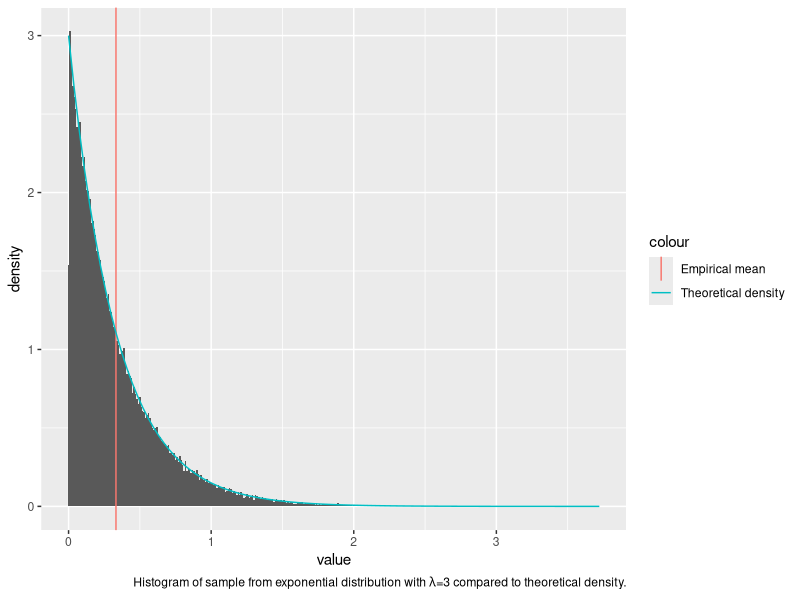
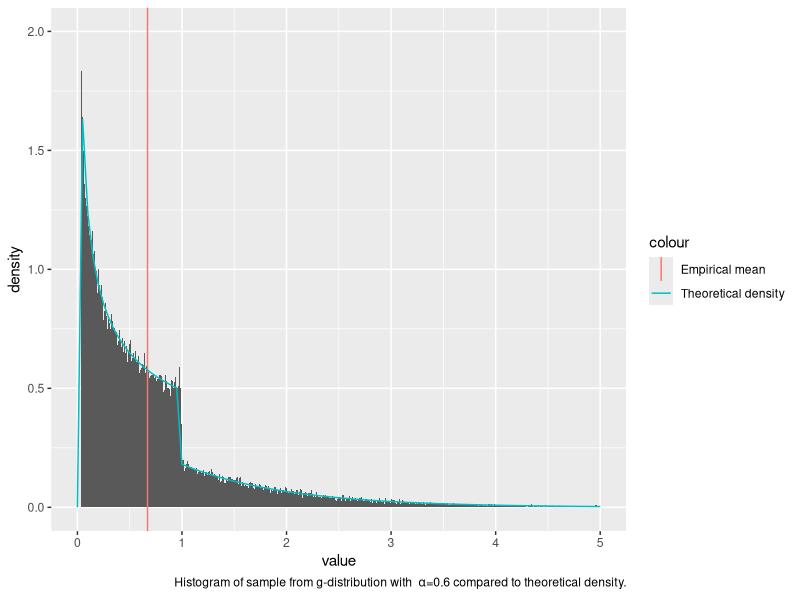
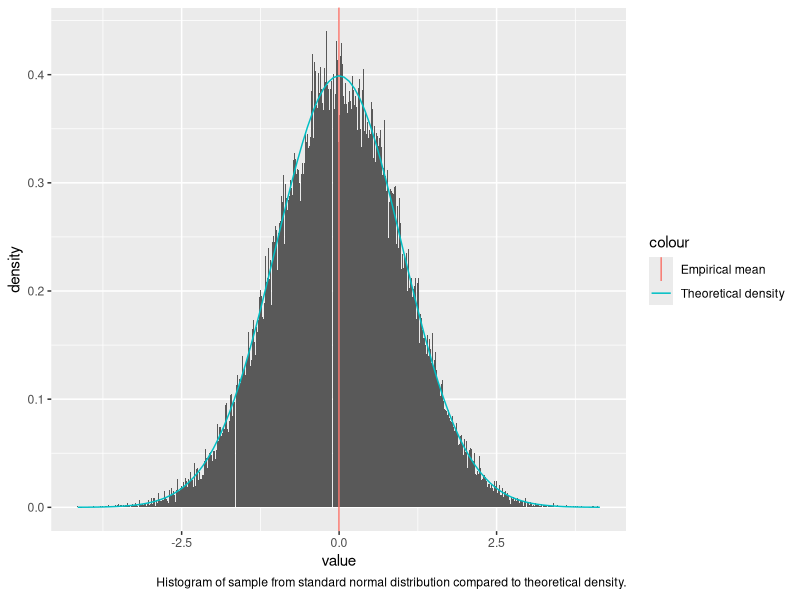
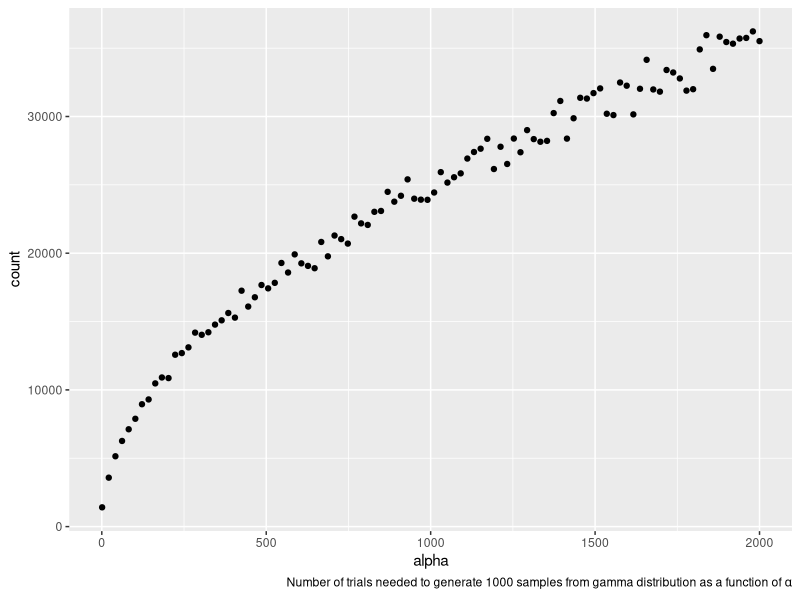
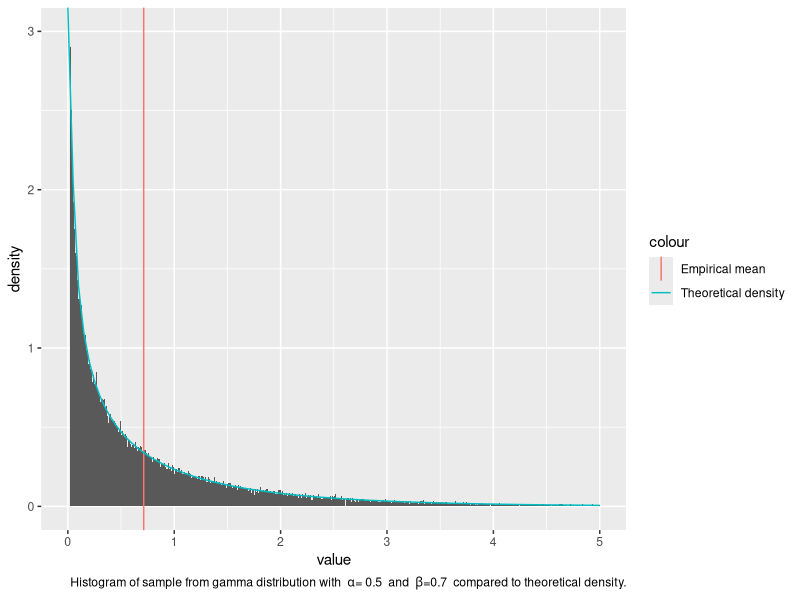
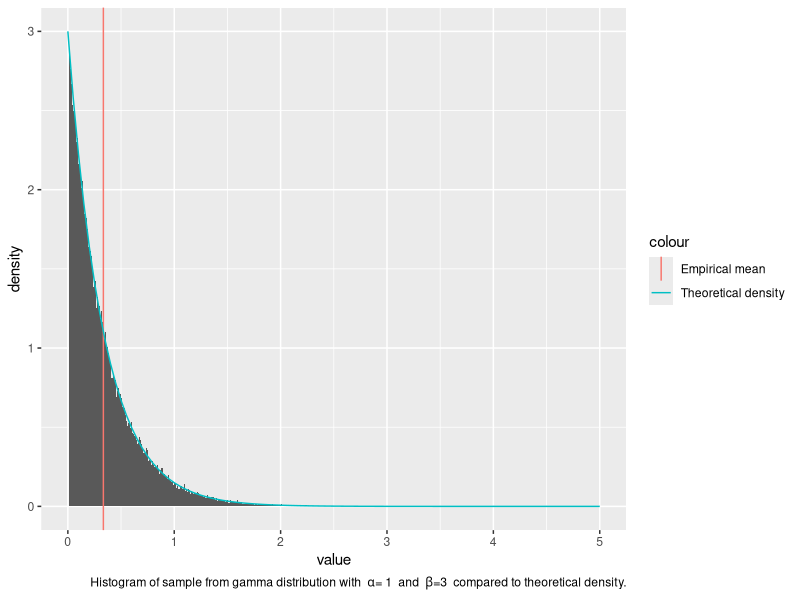
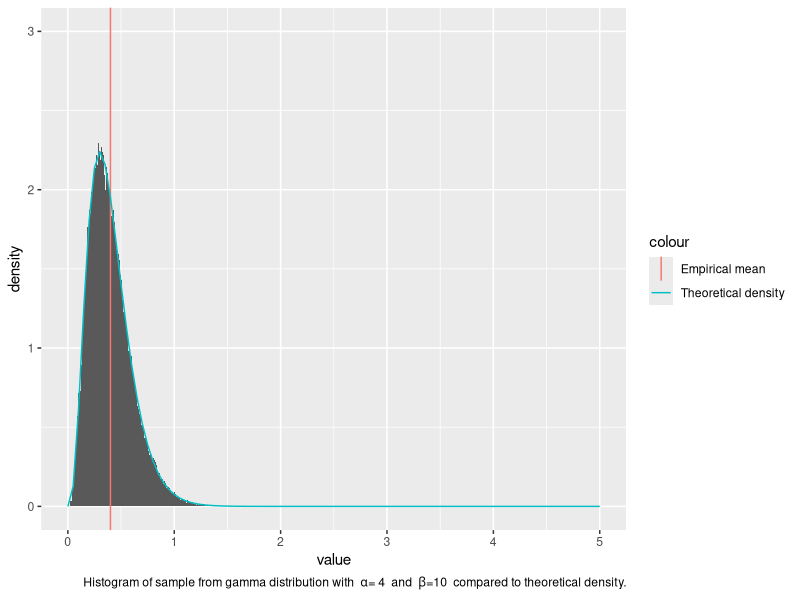
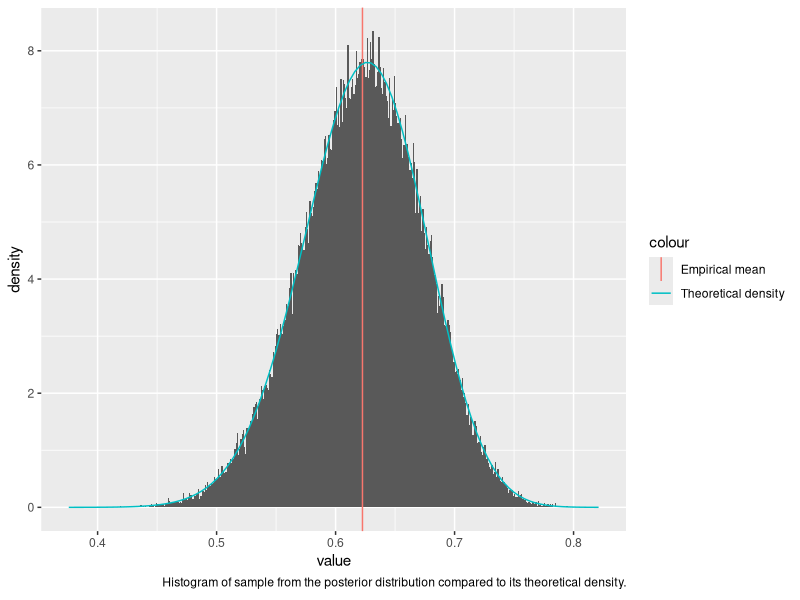

The R source for these figures, in order:
## ---- chunk 1
knitr::opts_chunk$set(echo = TRUE)
## ---- chunk 2
library(tidyverse)
## ---- chunk 3
#This function returns a vector of n independent samples from the exponential distribution with rate parameter lam, generated from the inverse cumulative distribution. 
random.exp <- function(n,lam){
  return(-1/lam * log(runif(n)))
}
## ---- chunk 4
#Testing function
test.function <- function(n,func,arg,amean,avar){
  exs.sample=func(n,arg)
  cat("Empirical mean:", mean(exs.sample), "Analytical mean:",amean, "\n")
  cat("Empirical variance:", var(exs.sample), "Analytical variance:",avar,"\n")
}

#Make histogram of sample
lam <- 3
sample.exp <- enframe(random.exp(100000,lam))

ggplot() +
  geom_histogram(
    data = data.frame(sample.exp),
    mapping = aes(x=value, y=..density..),
    binwidth = 0.01
  ) +
  geom_vline(
    aes(xintercept=mean(sample.exp$value),
        col='Empirical mean')
  ) +
  stat_function(
    fun = dexp,
    args = list(rate=lam),
    aes(col='Theoretical density')
  ) +
  labs(
    caption = expression("Histogram of sample from exponential distribution with "*lambda*"=3 compared to theoretical density.")
  )
## ---- chunk 5
test.function(10000,random.exp,lam,1/lam,1/lam^2)

## ---- chunk 6

#Function for normalising constant in g distribution given parameter a (=alpha).
c.g <- function(a){
  return (a*exp(1)/(a+exp(1)))
}

#Normalised density function for g (for plot)
g <- function(x, a) {
  c <- c.g(a)
  out <- rep(0, length(x))
  left <- 0 < x & x < 1
  right <- 1 <= x
  out[left] <- c * (x[left] ^ (a - 1))
  out[right] <- c * exp(-x[right])
return(out)
}

#This function returns a vector of n independent samples from the g distribution with parameter a (=alpha), generated from the inverse cumulative distribution. 
random.g <- function(n,a){
  c <- c.g(a) #Normalising constant
  u <- runif(n)
  x <- rep(0,n)
  for (i in 1:n){
    if (u[i]<c/a){
      x[i] <- (a*u[i]/c)^(1/a)
    }
    else{
      x[i] <- (-log(1/a + exp(-1) - u[i]/c))
    }
  }
  return(x)
}

## ---- chunk 7

#Testing funtion
a <- .6 #parameter
c <- c.g(a) #normalising constant
g.mean <- c/(a+1)+2*c*exp(-1) #analytical mean
g.var <- c*(1/(a+2)+ 5*exp(-1)) - g.mean^2 #analytical variance
test.function(10000,random.g,a,g.mean,g.var)
## ---- chunk 8
#Making histogram of sample from g
sample.g <- enframe(random.g(100000,a))

ggplot() +
  geom_histogram(
    data = data.frame(sample.g),
    mapping = aes(x=value, y=..density..),
    binwidth = 0.01,
    na.rm = TRUE
  ) +
  geom_vline(
    aes(xintercept=mean(sample.g$value),
        col='Empirical mean')
  ) +
  stat_function(
    fun = g,
    args = list(a=a),
    aes(col='Theoretical density')
  ) +
  ylim(0,2) +
  xlim(0,5) +
    labs(
      caption = bquote("Histogram of sample from g-distribution with "~alpha*"=0.6 compared to theoretical density.")
    )
## ---- chunk 9
#This function returns a vector of n independent samples from the standard normal distribution, generated by the Box-Müller algorithm
random.norm <- function(n){
  x1 <- runif(n)*2*pi
  x2 <- random.exp(n,.5)
  return(sqrt(x2)*cos(x1))
}

#Testing function
sample.normal=enframe(random.norm(100000))
cat("Empirical mean:", mean(sample.normal), "Analytical mean:",0.0, "\n")
cat("Empirical variance:", var(sample.normal), "Analytical variance:",1.0,"\n")

ggplot() +
  geom_histogram(
    data = data.frame(sample.normal),
    mapping = aes(x=value, y=..density..),
    binwidth = 0.01
  ) +
  geom_vline(
    aes(xintercept=mean(sample.normal$value),
        col='Empirical mean')
  ) +
  stat_function(
    fun = dnorm,
    aes(col='Theoretical density')
  ) +
  labs(
    caption = expression("Histogram of sample from standard normal distribution compared to theoretical density.")
  )

## ---- chunk 10
#This function returns a sample from the d-variate normal distribution with mean mu and covariance S, transformed from standard normal samples. 
random.multinorm <- function(d,mu,S){
  x <- random.norm(d)
  A <- t(chol(S)) #transpose to get lower triangular cholesky matrix
  return(mu + A%*%x)
}

#Testing function
d = 3
N = 10000
sigma <- cbind(c(3,1,0), c(1,3,1), c(0,1,3)) #if d=3
# sigma <- cbind(c(2,1),c(1,2))                  #if d=2
mu <- seq(1,d)
multinormal.sample <- matrix(NA,N,d)
for (i in 1:N){
  multinormal.sample[i,] <- random.multinorm(d, mu, sigma)
}
#Theoretical mean vector:
mu
#Empirical mean vector:
colMeans(multinormal.sample)
#Empirical covariance matrix:
sigma
#Theoretical covariance matrix:
var(multinormal.sample)
## ---- chunk 11
#Acceptance probability
accept_prob <- function(x,a){ 
  if (x<1)
      return (exp(-x))
    else 
      return (x^(a-1))
}
## ---- chunk 12
#This function returns a vector of n independent samples from the gamma distribution with 0<a<1, beta=1, generated by the Rejection sampling
random.gamma1 <- function(n,a){ 
  x=rep(0,n)
  for (i in 1:n){
    finish = 0
    while(finish==0){  
      # Sample from the proposal distribution, g(x) (x>=0)
      sample.x = random.g(1,a)
      # Compute the acceptance probability alpha
      alpha=accept_prob(sample.x,a)
      # Generate a helping variable U from a uniform(0,1)
      u = runif(1, 0, 1)
      # Check if we accept it
      if(u <= alpha){
        x[i]=sample.x
        finish=1
      }
    }
  }
  return (x)
}

#Testing function
alpha=0.5
test.function(10000,random.gamma1,alpha,alpha,alpha)
## ---- chunk 13
logf <- function(u,alpha){ #log of f* with u=log(x)
  return (u*(alpha-1)-exp(u))
}

sample <- function(ab){ #This function sample from the distribution of log(x), using the inverse of the cumulative distribution. 
  u=log(runif(1,0,1))
  return (ab+u)
}
## ---- chunk 14
#This function returns a vector of n independent samples from the gamma distribution with a>1, beta=1, generated by the ratio of uniforms method on log-scale. 
random.gamma2 <- function(n,alpha){
  count=0 #count how many tries the algorithm needs to generate n realisations
  x=rep(0,n)
  a=(alpha-1)/2*(log(alpha-1)-1)
  b=(alpha+1)/2*(log(alpha+1)-1)
  for (i in 1:n){
    inside=FALSE
    while (inside==FALSE){
      u1=sample(a) 
      u2=sample(b)
      u=u2-u1
      test=0.5*logf(u,alpha)
      inside=test>=u1 
      count=count+1
    }
    x[i] = u
  }
  vec=c(count,exp(x)) #count + n realisations
}

#Testing function 
alpha=2000
ex.gamma2=random.gamma2(1000,alpha)
cat("Empirical mean:",mean(ex.gamma2[-1]), "Analytical mean:",alpha, "\n")
cat("Empirical variance:", var(ex.gamma2[-1]), "Analytical variance:",alpha,"\n")
## ---- chunk 15
#Generate a plot with values of alpha on the x-axis and the number of tries used on the y-axis. 
plot.count <- function(nsample, n){
  count=rep(0,n)
  alpha=seq(1.01,2000,length.out=n)
  for (i in 1:n){
    a=alpha[i]
    c=random.gamma2(nsample,a)[1]
    count[i]=c
  }
  return(cbind(alpha,count))
}
num.trials <- plot.count(1000, 100)
num.trials.frame <- data.frame(num.trials)
ggplot() +
  geom_point(
    data=num.trials.frame,
    mapping = aes(x=alpha, y=count)
  ) +
  labs(
    caption = expression("Number of trials needed to generate 1000 samples from gamma distribution as a function of "*alpha)
  )
  
## ---- chunk 16
##This function returns a vector of n independent samples from the gamma distribution with parameters alpha and beta. 
random.gamma <- function(n, alpha, beta){
  if (alpha==1){
    x=random.exp(n,alpha) #sample from exponential distribution
  }
  else if (alpha<1){
    x=random.gamma1(n,alpha) 
  }
  else {
    x=random.gamma2(n,alpha)[-1] #ignoring the first element, which is the number of tries. 
  }
  return (x/beta) #Transform from x-Ga(alpha,1) to x/beta-Ga(alpha,beta)
}

#Testing function 
test.gamma <- function(n,alpha, beta){
  ex.gamma=random.gamma(n,alpha,beta)
  amean=alpha/beta #analytical mean
  avar=alpha/beta^2 #analytical variance
  cat("Empirical mean:", mean(ex.gamma), "Analytical mean:",amean, "\n")
  cat("Empirical variance:", var(ex.gamma), "Analytical variance:",avar,"\n")
}

plot.gamma <- function(n,alphav,betav){
  sample.gamma <- enframe(random.gamma(n,alpha=alphav,beta=betav))
  ggplot() +
    geom_histogram(
      data = data.frame(sample.gamma),
      mapping = aes(x=value, y=..density..),
      binwidth = 0.01,
      boundary = 0,
      na.rm = TRUE
    ) +
    geom_vline(
      aes(xintercept=mean(sample.gamma$value),
          col='Empirical mean')
    ) +
    stat_function(
      fun = partial(dgamma, shape=alphav, rate=betav),
      aes(col='Theoretical density')
    ) +
    ylim(0,3) +
    xlim(0,5) +
    labs(
      caption = bquote("Histogram of sample from gamma distribution with " ~ alpha * "=" ~ .(alphav) ~ " and " ~ beta *"="* .(betav) ~ " compared to theoretical density.")
    )
}
test.gamma(100000,0.5,0.7)
test.gamma(100000,1,3)
test.gamma(100000,4,10)

plot.gamma(100000,0.5,0.7)
plot.gamma(100000,1,3)
plot.gamma(100000,4,10)

## ---- chunk 17
##This function generates one realisation from Dirichlet distribution with parameter vector alpha.
random.dirichlet <- function(alpha){
  K <- length(alpha)
  z <- rep(0,K)
  for (i in 1:K)
    z[i] <- random.gamma(1,alpha[i],1) #n,shape,rate
  v <- sum(z)
  return (z/v)
}

N_dir <- 1000
alpha <- c(.1, .5, .1, .3, .8)
K <- length(alpha)
dirichlet.sample <- matrix(1,N_dir,K)
for (i in 1:N_dir){
  dirichlet.sample[i,] <- random.dirichlet(alpha)
}
## ---- chunk 18
alphasum <- sum(alpha)
#Empirical mean
colMeans(dirichlet.sample)
#Analytical mean
alpha1 <- alpha/alphasum
alpha1
#Empirical variance
diag(var(dirichlet.sample))
#Analytical variance
alpha1*(1-alpha1)/(1+alphasum)
## ---- chunk 19
f <- function(theta){ #The proportional function
  return ((2+theta)^125*(1-theta)^(18+20)*theta^34) 
}

#Find the maxima of the proportional function 
res = optimise(f, interval = c(0,1),maximum=TRUE) 
maxima=res$objective

new_f <- function(theta){ #Normalised density function
  return (f(theta)/as.numeric(integrate(f,0,1)[1])) 
}

theta_new_f <- function(theta){ #theta*normalised function
  return (theta*new_f(theta))
}

posterior <- function(theta){ #proportional function with prior beta(1,5)
  return(f(theta)*(1-theta)^4)
}

posterior.normalised <- function(theta){ #normalised function with prior beta(1,5)
  posterior(theta)/as.numeric(integrate(posterior,0,1)[1])
}

theta_new_f_g <- function(theta){ #theta*normalised function with prior beta(1,5)
  return (theta*posterior.normalised(theta))
}
## ---- chunk 20
#This algorithm simulate from f(theta|y) using a uniform density as the proposal density, rejection sampling.
random.multinomial <- function(n){
  x.out <- rep(NA,n)
  tries <- 0
  for (i in 1:n){
    finished <- FALSE
    c <- maxima #res$objective
    while(!finished){
      x <- runif(1) #sample from the proposal distribution, U(0,1)
      alpha <- f(x) / c #compute the acceptance probability alpha
      u <- runif(1) #generate a helping variable U from a uniform(0,1)
      if (u <= alpha){ #Check if we accept it 
        finished <- TRUE
      }
      tries=tries+1 #count how many random numbers the algorithm generates
    }
    x.out[i] <- x #appending the values that get accepted (u<=alpha)
  }
  return(list(theta = x.out, tries = tries))
}
## ---- chunk 21
M=10000
sample.multinomial <- random.multinomial(M)
cat("Estimated posterior mean:", mean(sample.multinomial$theta), "\n")
## ---- chunk 22
expected_mean=integrate(theta_new_f,0,1) 
cat("Expected posterior mean:", expected_mean$value, "\n")

sample.multinomial <- enframe(random.multinomial(100000)$theta)

ggplot() +
    geom_histogram(
      data = data.frame(sample.multinomial),
      mapping = aes(x=value, y=..density..),
      binwidth = 0.001,
      boundary = 0,
      na.rm = TRUE
    ) +
    geom_vline(
      aes(xintercept=mean(sample.multinomial$value),
          col='Empirical mean')
    ) +
    stat_function(
      fun = new_f,
      aes(col='Theoretical density')
    ) +
    labs(
      caption = expression("Histogram of sample from the posterior distribution compared to its theoretical density.")
    )
## ---- chunk 23
average_theta_tries <- sample.multinomial$tries /M
cat("Average random numbers generated to obtain one sample:", average_theta_tries,"\n")
## ---- chunk 24
c=optimize(new_f,interval = c(0,1),maximum=TRUE)$objective
cat("Expected random numbers generated to obtain one sample:", c, "\n")
## ---- chunk 25
importance_sampling <- function(n){ 
  theta <- random.multinomial(n)$theta #samples from f(theta|y) with the rejection sampling
  w=(1-theta)^4 #importance weight
  mu <- sum(theta*w)/sum(w) #self-normalizing 
  return(mu)
}

mu.estimate <- importance_sampling(10000)
mu.estimate
expected_mean=integrate(theta_new_f_g,0,1) 
expected_mean
